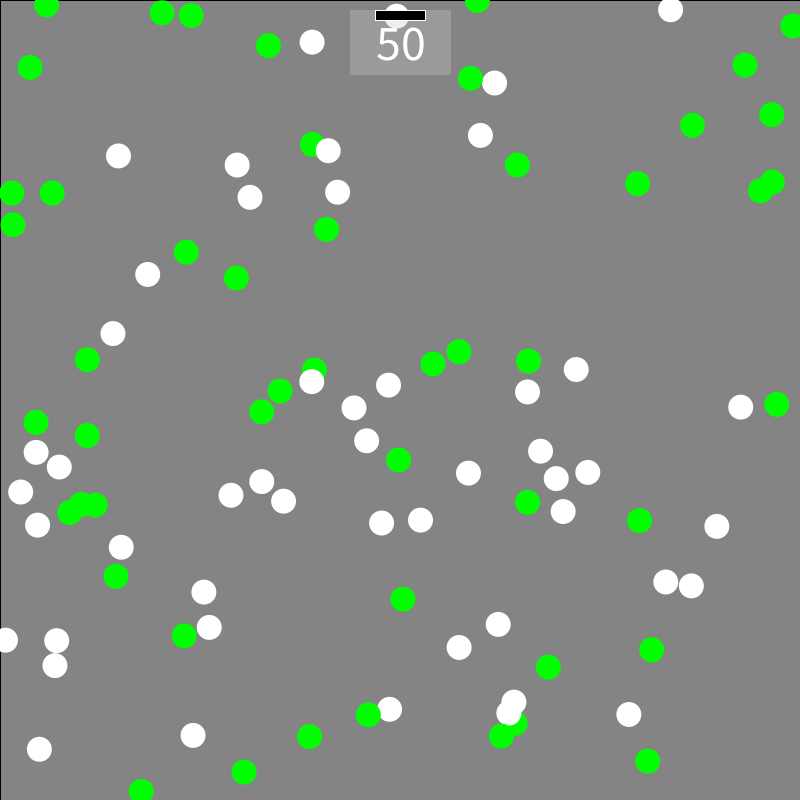
Frame 1 (no input)
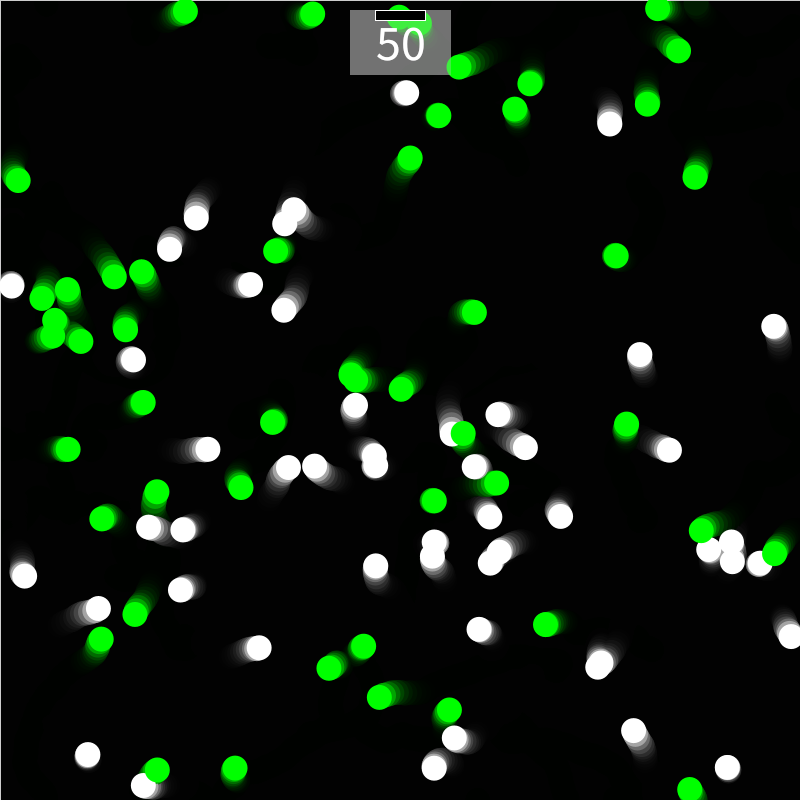
Frame 60 (the mouse pressed at the canvas centre just before this capture)
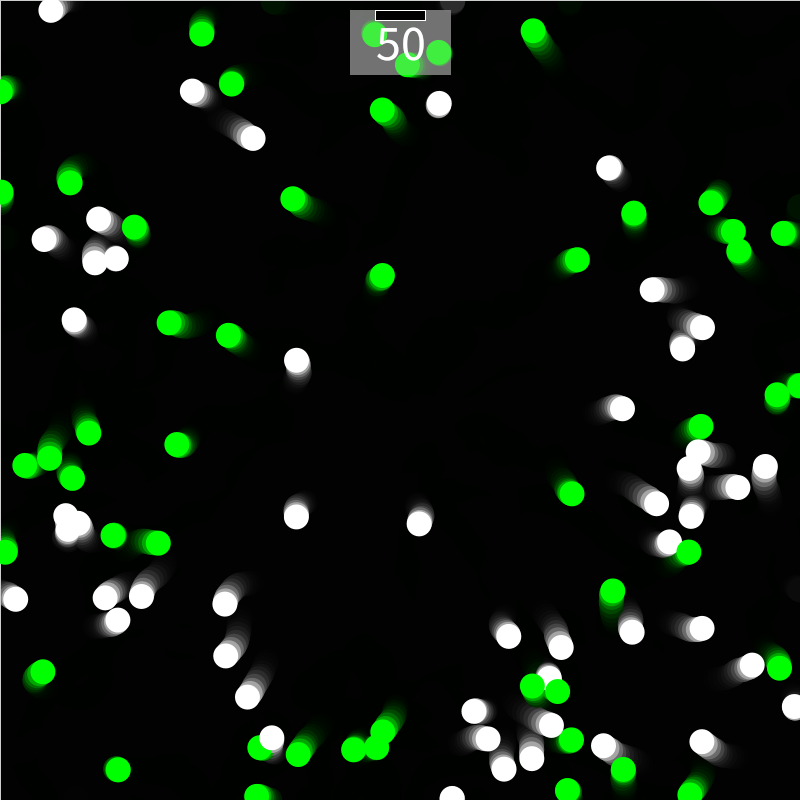
Frame 120 (the mouse held since frame 60 and released just before this capture)

The Processing sketch that drew these frames (run headless with seeded random() and noise(); from frame 60 on, the mouse is pressed at the canvas centre):

// Processing sketch: MoverGame2
// ── MoverGame2.pde
int nMover = 50; 
int nXBall = 100;
Mover[] m = new Mover[nMover]; 
XBall [] b = new XBall [nXBall];
boolean clicked = false;
color col = color(0,0,0);
int hue = 255;
int living = nMover;
int existing = nXBall;
PGraphics screen;

void setup()
{
size(800,800); 
surface.setTitle ("muchy munchy");

//fullScreen();

screen = createGraphics(width,height); 

 for (int i = 0; i < m.length; i = i + 1) //loop that will repeat 10 times
 {
   m[i] = new Mover(); //creates movers
   b [i] = new XBall();
 }

}

void drawMe()
{

  noStroke();
  fill(color(0,0,255));
  circle(mouseX,mouseY,30);

}


void draw()
{
  fill(0,0,0,50);
  rect(0,0, width, height); 
  


noStroke();
fill(0,0,0,50);
rect(0,0, width, height);

 for (int i = 0; i < m.length; i = i + 1) 
 {
   m[i].update(); //updates the position
   m[i].check(); //activates check
   m[i].display(); //displays the object on the screen
   
    b[i].update(); //updates the position
   b[i].check(); //activates check
   b[i].display(); //displays the object on the screen
 }


 //drawMe();

  hud();
  
 
 
  
}



void mousePressed()
{
 
  for (int i = 0; i < m.length; i = i + 1) //send mouse cordinates to the circles in a cycle
   {
    m[i].bite(); 
    //b [i].bite();
  } 
 
  
}


void hud()//health bar
{
translate(width/2,10);

 fill(color(200,200,200,80));
 noStroke();
 rect(-50,0,101,65);

 fill(255);
 textAlign(CENTER);
 textSize(50);
 text(living,0,50);
 
 translate(-nMover/2,0);
 
 noStroke();
 fill(col);
 rect(0,0,living,10);
 
 noFill();
 strokeWeight(1);
 stroke(color(255));
 rect(0,0,nMover,10);
 

}

// ── Mover.pde
class Mover 
{ 
 //location& velocity : deal with movement are both vectors (use x,y) 
 PVector location = new PVector (0,0) ; //where is it right now
 PVector velocity = new PVector(0,0); //(x direction and speed, y direction and speed), direction (- or +) speed (#) 
 PVector acceleration1 = new PVector(0,0);
  PVector acceleration2 = new PVector(0,0); 
 float max_speed = random(2,5);  //limits speed
 float max_acc = random(0.1,0.3); //limits acceleration
 boolean live = true; 
 float dist = 0; //distance from mouse
 
 
 Mover()
 { //puts objects in random areas on screen
  this.location.x = random(width); 
  this.location.y = random(height);
 
 }
 
 void update()//what it does
 {
 
   if (live) 
    { 
    PVector mouse = new PVector (mouseX, mouseY);
    PVector dir = PVector.sub(mouse, location);
    this.dist = dir.mag(); // distance from the mouse 
    //if(dist < 30) this.live = false;

    dir.normalize(); //use normalizing when interested in vectors direction only
    dir.mult(max_acc); //behavior for chasing the mouse
   
    acceleration1 = dir; //chasing the mouse
    acceleration2 = PVector.random2D(); //crawling
   
    if (dist < 300)
      {
        acceleration1 = acceleration2.lerp(acceleration1,3.0-(dist/300.0)); 
        acceleration1.mult(-1.0); //makes them go the other way
        velocity.add(acceleration1);

      }
    else
    {
    velocity.add(acceleration2);  
   }  


  //velocity.add(dir); follows the mouse
  //velocity.add(acceleration);
 
  velocity.limit(max_speed); //limits the velocity so it can't be bigger than 6
  location.add(velocity); 

  
 }

 }
 
 void display()//what it looks like
 {
   
   if (this.live)
   {
    //colorMode(HSB, (width+height) , 100,100);
    fill(0, hue, 0);
    noStroke();
    circle(location.x, location.y,25);
   }
  
  
 }
 
 void bite()
{
   
 /*
    PVector mouse = new PVector (x,y);
    PVector dir = PVector.sub(mouse, location);
    this.dist = dir.mag();
  
  */
    if(live)
    {
    if(this.dist < 30 ) 
      {
        this.live = false;
        living = living - 1; 
        hue = hue - 10;
      }
 
    }
}

void check()
{
  //if the x is bigger than the width or 0 then it will return to the 0 or width 
  if (location.x < 0) location.x = width;
  if (location.x > width) location.x = 0;
  
  //if the y is bigger than the height or 0 then it will return to the 0 or height
  if (location.y < 0) location.y = height;
  if (location.y > height) location.y = 0;
}

}

// ── XBall.pde
class XBall 
{ 
 //location& velocity : deal with movement are both vectors (use x,y) 
 PVector location = new PVector (0,0) ; //where is it right now
 PVector velocity = new PVector(0,0); //(x direction and speed, y direction and speed), direction (- or +) speed (#) 
 PVector acceleration1 = new PVector(0,0);
  PVector acceleration2 = new PVector(0,0); 
 float max_speed = random(2,5);  //limits speed
 float max_acc = random(0.1,0.3); //limits acceleration
 boolean exist = true; 
 float dist = 0; //distance from mouse
 
 
 XBall()
 { //puts objects in random areas on screen
  this.location.x = random(width); 
  this.location.y = random(height);
 
 }
 
 void update()//what it does
 {
 
   if (exist) 
    { 
    PVector mouse = new PVector (mouseX, mouseY);
    PVector dir = PVector.sub(mouse, location);
    this.dist = dir.mag(); // distance from the mouse 
    //if(dist < 30) this.live = false;

    dir.normalize(); //use normalizing when interested in vectors direction only
    dir.mult(max_acc); //behavior for chasing the mouse
   
    acceleration1 = dir; //chasing the mouse
    acceleration2 = PVector.random2D(); //crawling
   
    if (dist < 300)
      {
        acceleration1 = acceleration2.lerp(acceleration1,3.0-(dist/300.0)); 
        acceleration1.mult(-1.0); //makes them go the other way
        velocity.add(acceleration1);

      }
    else
    {
    velocity.add(acceleration2);  
   }  


  //velocity.add(dir); follows the mouse
  //velocity.add(acceleration);
 
  velocity.limit(max_speed); //limits the velocity so it can't be bigger than 6
  location.add(velocity); 

  
 }

 }
 
 void display()//what it looks like
 {
   
   if (this.exist)
   {
    //colorMode(HSB, (width+height)/2, 100,100);
    fill( 255,255,255 );
    noStroke();
    circle(location.x, location.y,25);
   }

  
 }
 
void bite() 
{
   
 /*
    PVector mouse = new PVector (x,y);
    PVector dir = PVector.sub(mouse, location);
    this.dist = dir.mag();
 */
 
    if(exist)
    {
    if(this.dist < 30 ) 
      {
       this.exist = false;
        existing = existing - 1; 
      }
    }
}


void check()
{
  //if the x is bigger than the width or 0 then it will return to the 0 or width 
  if (location.x < 0) location.x = width;
  if (location.x > width) location.x = 0;
  
  //if the y is bigger than the height or 0 then it will return to the 0 or height
  if (location.y < 0) location.y = height;
  if (location.y > height) location.y = 0;
}

}
